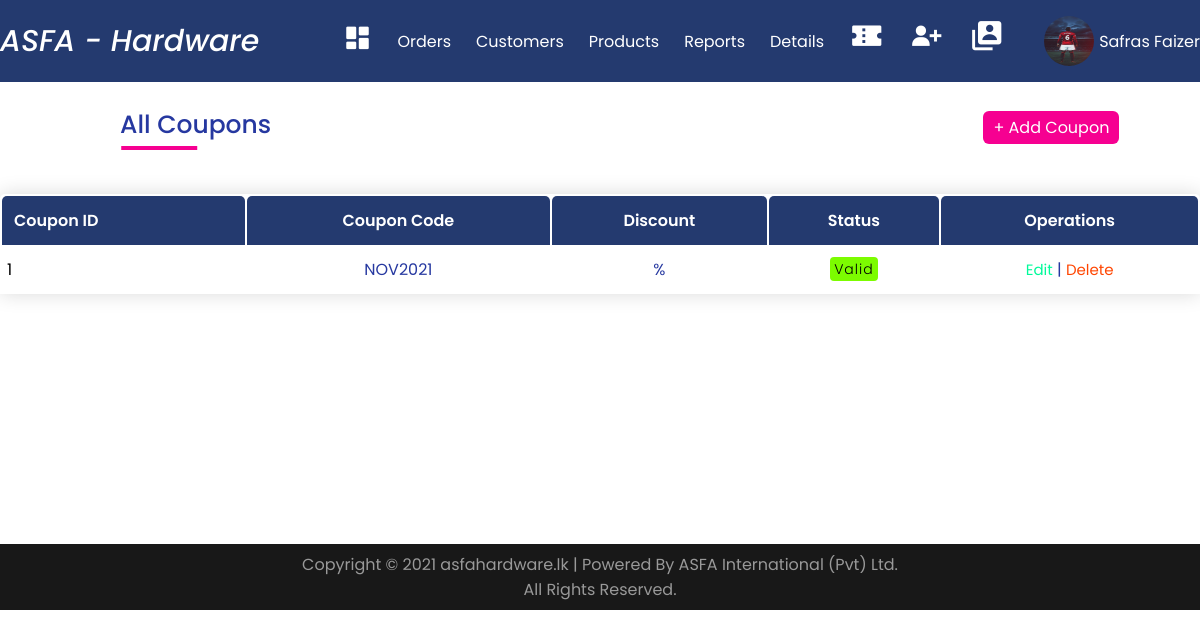
The page /Admin/Coupon.php (signed in) on the database its author committed.
### tables this page shows
CREATE TABLE `coupon` (
  `coupon_id` int(11) NOT NULL,
  `coupon_code` varchar(20) NOT NULL,
  `coupon_value` int(11) NOT NULL,
  `coupon_type` varchar(70) NOT NULL,
  `cart_min_value` int(11) NOT NULL,
  `status` varchar(10) NOT NULL
);

### Admin/Coupon.php (the view, shortened to what this page needs)
<?php
include_once("Includes/connect.php");
?>
<html>
<head>
<?php include 'Includes/Navigation2.php'; ?>
<link rel="stylesheet" href="https://cdn.jsdelivr.net/npm/@fortawesome/fontawesome-free@5.15.3/css/fontawesome.min.css">
<link rel="stylesheet" href="./css/Style.css" />
</head>
<body>
<div class="head">
          <h1>All Coupons</h1>
          <a href="../Admin/Add_Coupon.php" class="btn">+ Add Coupon</a>
<div class="container-md cart">
<table>
           <thead>
               <tr>
                   <th>Coupon ID</th>
                   <th>Coupon Code</th>
                   <th>Discount</th>
                   <th>Status</th>
                   <th>Operations</th>
               </tr>
           </thead>
           <tbody>
           <?php
    $sql = "SELECT * FROM coupon ORDER BY `coupon`.`coupon_id` DESC";
    $result = mysqli_query($conn, $sql);
    if (mysqli_num_rows($result) > 0) {
        while($row = mysqli_fetch_assoc($result)) {
            ?>
         <tr>
            <td style="color:black;"><?php echo $row["coupon_id"] ?></td>
            <td><?php echo $row["coupon_code"] ?></td>
            <td><?php echo $row["discount"] ?>%</td>
            <td>
                <span class="status"><?php if($row["status"] == 'Valid'){?>
                <span style="background:#7CFC00; border-radius: 4px; padding: 2px 4px;"><?php echo $row["status"] ?></span><?php } ?>
            </td>
            <td><a style="color: #00FA9A;" href='Activate_Customers.php?id=<?php echo $row["customer_id"] ?>'>Edit</a>
            | <a href='Block_Customers.php?id=<?php echo $row["customer_id"] ?>'>Delete</a></td>
        </tr>
               <?php
        }
      } else {
        echo "0 results";
      }
?>
           </tbody>
       </table>
    </div>
    </div>
    <br>
    <br>
    <br>
    <br>
<?php include 'Includes/Footer.php'; ?>
</body>
</html>

### Admin/Includes/Navigation2.php (shortened to what this page needs)
<?php
include_once("Includes/connect.php");
?>
<!DOCTYPE html>
<html lang="en">
<head>
  <link rel="stylesheet" href="https://cdn.jsdelivr.net/npm/boxicons@latest/css/boxicons.min.css" />
  <link rel="stylesheet" href="../Admin/CSS/Style.css" />
</head>
<body>
      <nav class="nav">
        <div class="navigation container">
          <div class="logo">
            <h1>ASFA - Hardware</h1>
          </div>
          <div class="menu">
            <ul class="nav-list">
            <li class="nav-item">
                <a href="Dashboard.php" class="nav-link icon"><i class='bx bxs-dashboard'></i></a>
              </li>
              <li class="nav-item">
                <a href="Orders.php" class="nav-link">Orders</a>
              </li>
              <li class="nav-item">
                <a href="Customers.php" class="nav-link">Customers</a>
              </li>
              <li class="nav-item">
                <a href="Products.php" class="nav-link">Products</a>
              </li>
              <li class="nav-item">
                <a href="Reports.php" class="nav-link">Reports</a>
              </li>
              <li class="nav-item">
                <a href="Delivery_Details.php" class="nav-link">Details</a>
              </li>
              <li class="nav-item">
                <a href="Coupon.php" class="nav-link icon"><i style="font-size:3.5rem;" class='bx bxs-coupon'></i></a>
              </li>
              <li class="nav-item">
                <a href="Create_Accounts.php" class="nav-link icon"><i style="font-size:3.5rem;" class='bx bxs-user-plus'></i></a>
              </li>
              <li class="nav-item">
                <a href="Admin_Profile.php" class="nav-link icon"><i style="font-size:3.5rem;" class='bx bxs-user-account'></i></a>
              </li>
              <li class="nav-item">
                <a href="#" class="nav-link"></a>
              </li>
              <li class="nav-item">
              <?php
              $a_id = $_SESSION['adminid'];
              $sql = "SELECT * FROM admin where admin_id='$a_id'";
              $result = mysqli_query($conn, $sql);
              while($row = mysqli_fetch_assoc($result)) {
              ?>
              <img src="../Admin/<?php echo  $row['admin_image'] ?>" alt="" class="avatar">
              <?php } ?>
              </li>
              <div class="right">
              <ul>
              <li>
              <span class="nav-link"><?php echo $_SESSION['admin'];?></span>
            </ul>
          </div>
        </div>
      </nav>
</body>
</html>

### Admin/CSS/Style.css (style rules this page uses)
*, *::before, *::after { margin: 0; padding: 0; box-sizing: inherit; }
html { box-sizing: border-box; font-size: 62.5%; }
body { font-family: 'Poppins', sans-serif; font-size: 1.6rem; font-weight: 400; background-color: #fff; color: #2638a0; position: relative; z-index: 1; }
h1,h2,h3,h4 { font-weight: 500; }
a { color: inherit; text-decoration: none; }
img { max-width: 100%; }
li { list-style-type: none; }
.container { max-width: 120rem; margin: 0 auto; }
.container-md { max-width: 135rem; margin: 0 auto; }
.nav { padding: 1.6rem 0; background-color: #243a6f; color: #ffffff; }
.navigation { display: flex; align-items: center; justify-content: space-between; }
.logo h1 { font-size: 3rem; font-style: italic; }
.nav-list { display: flex; align-items: center; }
.nav-item:not(:last-child) { margin-right: 0.5rem; }
.nav-link:link, .nav-link:visited { padding: 0.8rem 1rem; transition: all 300ms ease-in-out; }
.nav-link.icon { font-size: 3rem; }
.right ul li { position: relative; }
.avatar { vertical-align: middle; width: 50px; height: 50px; border-radius: 50%; }
.btn { position: relative; padding: 5px 10px; background: #243a6f; color: #fff; text-decoration: none; border-radius: 6px; }
.status { position: relative; padding: 2px 4px; color: rgb(0, 0, 0); border-radius: 4px; font-size: 14px; font-weight: 300; letter-spacing: 1px; }
.head .btn { position: relative; padding: 5px 10px; margin-left: 59%; background: #f60091; color: #fff; text-decoration: none; border-radius: 6px; }
.head h1 { font-size: 2.5rem; display: inline-block; position: relative; z-index: 0; margin-left: 10%; margin-top: 2%; }
.head h1::after { content: ""; position: absolute; left: 26%; bottom: -20%; transform: translate(-50%, -50%); background-color: #f60091; width: 50%; height: 0.4rem; z-index: 1; }
.cart { margin: 50px auto; border-radius: 5px 5px 0 0; border-color: #243a6f; box-shadow: 0 0 20px rgba(0, 0, 0, 0.15); }
.cart table { width: 100%; border-radius: 5px 5px 0 0; }
.cart th { text-align: center; padding: 1.2rem; color: #fff; background-color: #243a6f; font-weight: 600; font-size: 1.6rem; border-radius: 5px 5px 0 0; }
.cart td { padding: 1rem 0.5rem; border-radius: 5px 5px 0 0; border-color: #243a6f; text-align: center; }
.cart td a { color: orangered; font-size: 1.5rem; }
.cart td:first-child, .cart th:first-child { text-align: left; }
.cart tbody tr { border-bottom: 1px solid #dddddd; }

### rows shown on the page
coupon: coupon_id "1", coupon_code "NOV2021", status "Valid"

### other values the page prints
$_SESSION['admin'] "Safras Faizer"
